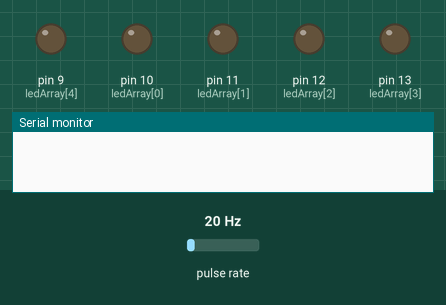
A sketch run on a simulated Arduino Uno, built with avr-gcc and run on an emulated ATmega328P. On the bench: output pins drawn as LEDs (lit = HIGH), the last lines printed to the serial monitor. Wiring (inferred from the names in the program): pulse sensor: data pin 2. The inputs (shaded band) are chosen by the test bench; at power-on: pulse rate 20 Hz.

Above: at 0.1 s.
At 19.3 s:
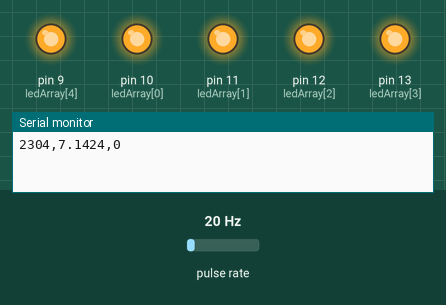
Timing chart, 0 to 20.8 s (numbered marks = the images above):
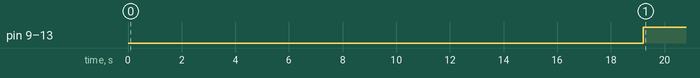

The sketch:

Libelium_SRS_Simple_serial_stream.ino
```cpp
// (licence header left out)
// Conversion factor - CPM to uSV/h
// Converting counts per minute to uSV/h (absorbed radiation) is a complicated matter.
// The figure for the old Soviet SI-180G Geiger Muller tube used here is very ballpark
// and is taken from RHElectronics documentation for the tube.
// If you are employing a different tube, then you should uncomment the
// corresponding conversion factor and comment out the factor for the SI-180G tube.
// If your tube is not listed here, then you must located the conversion factor on the
// spec sheet or via the Internet.

// Credit goes to RHElectronics for the values listed here.

// Note: The SI-180G tube is very, very good for background radiation detection.

#define CONV_FACTOR 0.0031 // SI-180G

// #define CONV_FACTOR 0.008120 // J305ß
// #define CONV_FACTOR 0.0057 // SBM-20
// #define CONV_FACTOR 0.0021 //SBM-19
// #define CONV_FACTOR 0.0082 // SI-29BG
// #define CONV_FACTOR 0.0081 //LND-712
// #define CONV_FACTOR 0.0024 // LND-7317
// #define CONV_FACTOR 0.0031 // SBT11-A
// #define CONV_FACTOR 0.0117 // SBT-9

// Threshold values for the led bar
// These threshold values are counts
// per minute.
#define TH1 45
#define TH2 95
#define TH3 200
#define TH4 400
#define TH5 600


// Variables
int ledArray [] = {10,11,12,13,9};

int geiger_input = 2;
int ledLevel;
long count = 0;
long countPerMinute = 0;
long timePrevious = 0;
long timePreviousMeassure = 0;
long time = 0;
long countPrevious = 0;
float radiationValue = 0.0;

void setup(){

  pinMode(geiger_input, INPUT);
  digitalWrite(geiger_input,HIGH);

  for (int i=0;i<5;i++){
    pinMode(ledArray[i],OUTPUT);
  }

  Serial.begin(9600);

  // The sketch uses the interrupt mechanism on digital
  // pin 2 to receive 'ticks' from the Libellium board.

  // pin 2 is interrupt 0
  // countPulse is the function to call when a pulse happens
  // The mode FALLING means that we are listening for a switch
  // from HIGH to LOW (digital on to digital off).
  // Interrupts allow the Arduino to respond immediately to events
  // on the interrupt pin regardless of the state of execution of
  // codes.
  attachInterrupt(0,countPulse,FALLING);

}

void loop(){

  // We output radiation data every 10 seconds.
  if (millis()-timePreviousMeassure > 10000){

    // Radiation data
    countPerMinute = 6*count;
    radiationValue = countPerMinute * CONV_FACTOR;
    timePreviousMeassure = millis();

    //led var setting
    if(countPerMinute <= TH1) ledVar(0);
    if((countPerMinute <= TH2)&&(countPerMinute>TH1)) { ledVar(1); ledLevel = 1; }
    if((countPerMinute <= TH3)&&(countPerMinute>TH2)) { ledVar(2); ledLevel = 2; }
    if((countPerMinute <= TH4)&&(countPerMinute>TH3)) { ledVar(3); ledLevel = 3; }
    if((countPerMinute <= TH5)&&(countPerMinute>TH4)) { ledVar(4); ledLevel = 4; }
    if(countPerMinute>TH5) ledVar(5);

    // Data parsing friendly
    Serial.print(countPerMinute);
    Serial.print(",");
    Serial.print(radiationValue,4);
    Serial.print(",");
    Serial.print(ledLevel);
    Serial.println("\0");                     // line terminator

    count = 0;


  }

}


// Function to count the pulses
void countPulse(){
  detachInterrupt(0);
  count++;
  while(digitalRead(2)==0){
  }
  attachInterrupt(0,countPulse,FALLING);
}

// Function to illuminate LEDs depending on defined transition points
// in the radiation level.
void ledVar(int value){
  if (value > 0){
    for(int i=0;i<=value;i++){
      digitalWrite(ledArray[i],HIGH);
    }
    for(int i=5;i>value;i--){
      digitalWrite(ledArray[i],LOW);
    }
  }
  else {
    for(int i=5;i>=0;i--){
      digitalWrite(ledArray[i],LOW);
    }
  }
}
```

Measured:
- by itself, pin 9 (ledArray[4]), pin 10 (ledArray[0]), pin 11 (ledArray[1]), pin 12 (ledArray[2]), pin 13 (ledArray[3]): LOW → HIGH at 19.2 s
